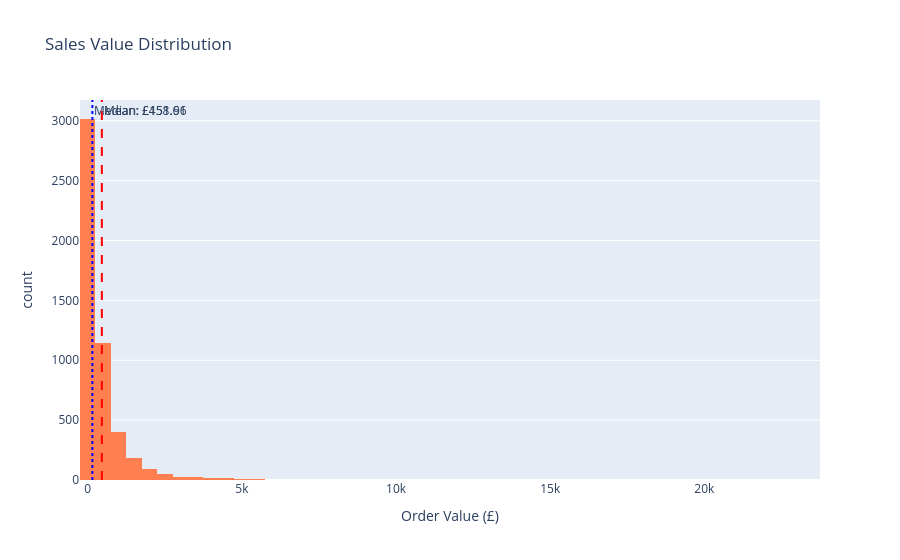

The notebook cell this image was saved under:
### Code cell
#  Sales distribution 
fig = px.histogram(orders, x='sales', nbins=50,
                   title='Sales Value Distribution',
                   labels={'sales': 'Order Value (£)'},
                   color_discrete_sequence=['coral'])
fig.add_vline(x=orders['sales'].mean(),
              line_dash='dash', line_color='red',
              annotation_text=f"Mean: £{orders['sales'].mean():.2f}")
fig.add_vline(x=orders['sales'].median(),
              line_dash='dot', line_color='blue',
              annotation_text=f"Median: £{orders['sales'].median():.2f}")
fig.show()

### Figure 1 — Plotly figure (JSON) as saved in the notebook; plotly's stock layout.template omitted (floating-point values rounded to 4 significant figures; data arrays with more than 128 entries replaced by an {"elided": "..."} marker saying what was removed)
{"data": [{"alignmentgroup": "True", "bingroup": "x", "hovertemplate": "Order Value (£)=%{x}<br>count=%{y}<extra></extra>", "legendgroup": "", "marker": {"color": "coral", "pattern": {"shape": ""}}, "name": "", "nbinsx": 50, "offsetgroup": "", "orientation": "v", "showlegend": false, "type": "histogram", "x": {"elided": "5009 float values"}, "xaxis": "x", "yaxis": "y"}], "layout": {"annotations": [{"showarrow": false, "text": "Mean: £458.61", "x": 458.6, "xanchor": "left", "xref": "x", "y": 1, "yanchor": "top", "yref": "y domain"}, {"showarrow": false, "text": "Median: £151.96", "x": 152.0, "xanchor": "left", "xref": "x", "y": 1, "yanchor": "top", "yref": "y domain"}], "autosize": true, "barmode": "relative", "legend": {"tracegroupgap": 0}, "shapes": [{"line": {"color": "red", "dash": "dash"}, "type": "line", "x0": 458.6, "x1": 458.6, "xref": "x", "y0": 0, "y1": 1, "yref": "y domain"}, {"line": {"color": "blue", "dash": "dot"}, "type": "line", "x0": 152.0, "x1": 152.0, "xref": "x", "y0": 0, "y1": 1, "yref": "y domain"}], "title": {"text": "Sales Value Distribution"}, "xaxis": {"anchor": "y", "autorange": true, "domain": [0, 1], "range": [-250, 23750], "title": {"text": "Order Value (£)"}, "type": "linear"}, "yaxis": {"anchor": "x", "autorange": true, "domain": [0, 1], "range": [0, 3174.0], "title": {"text": "count"}}}}
